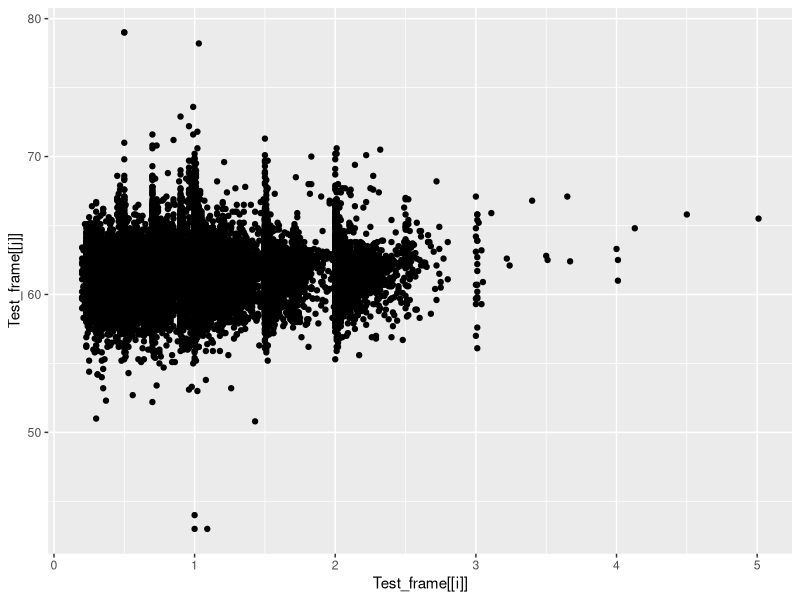
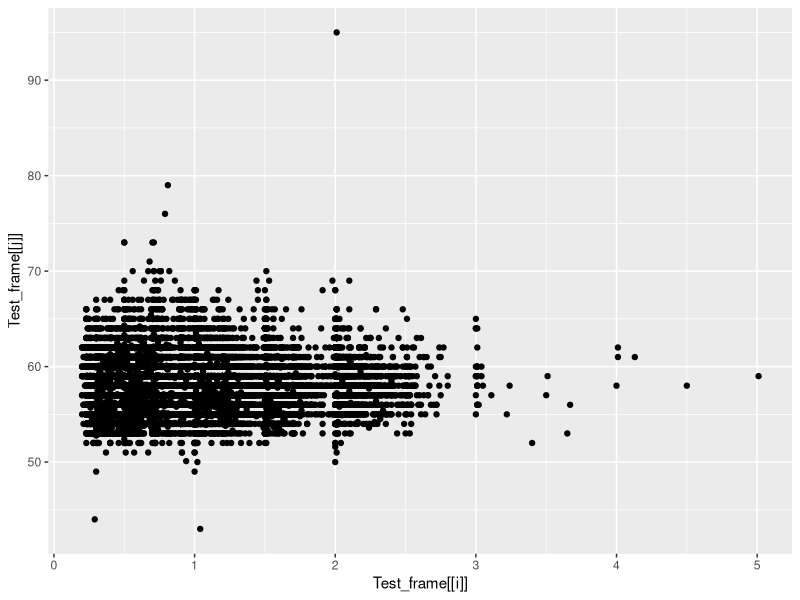
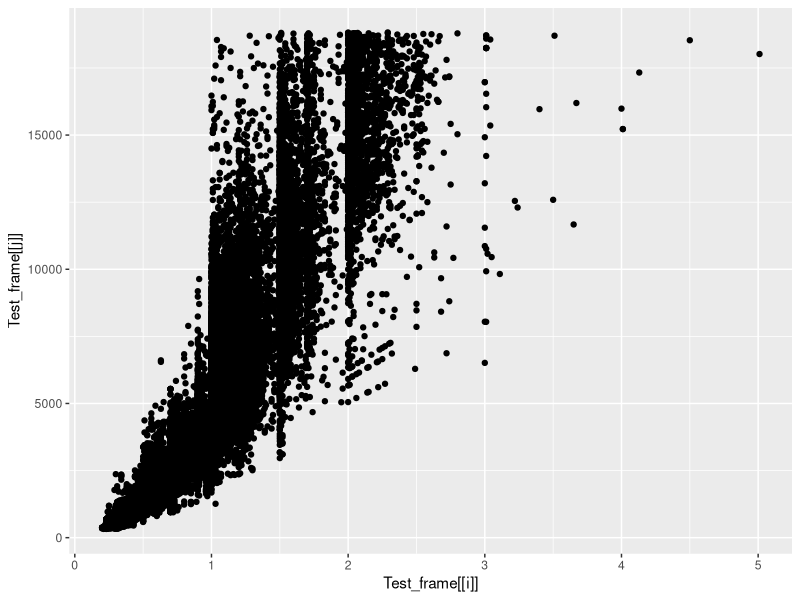
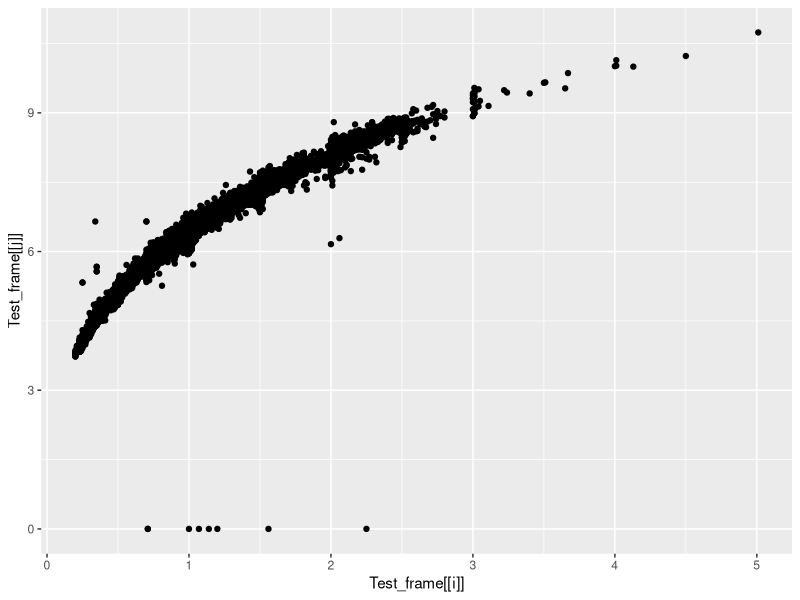
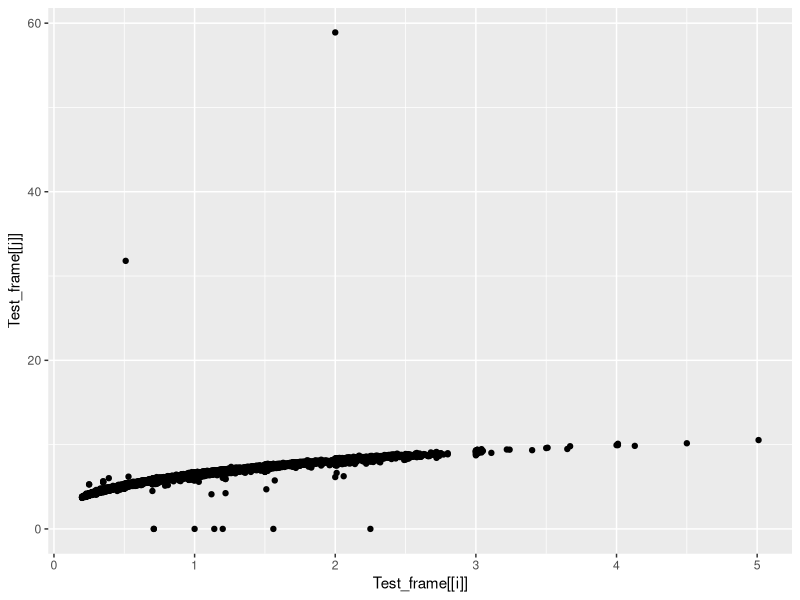
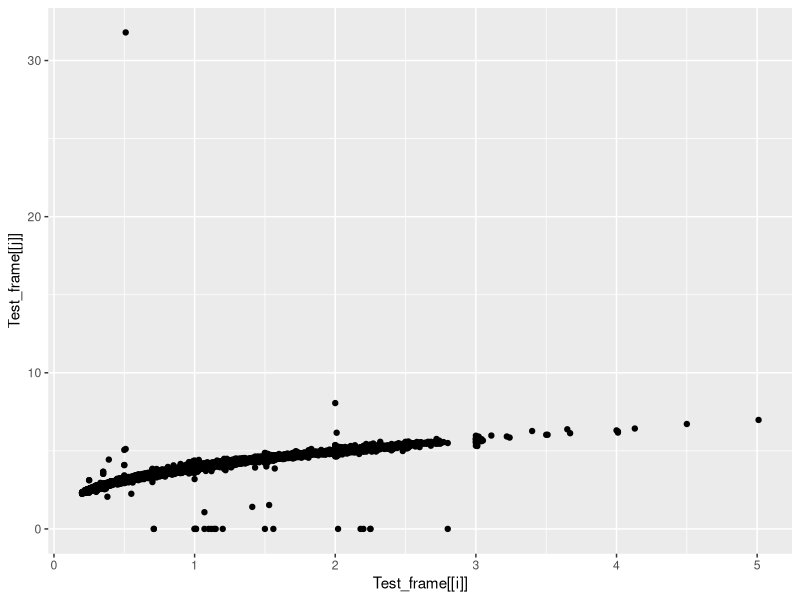
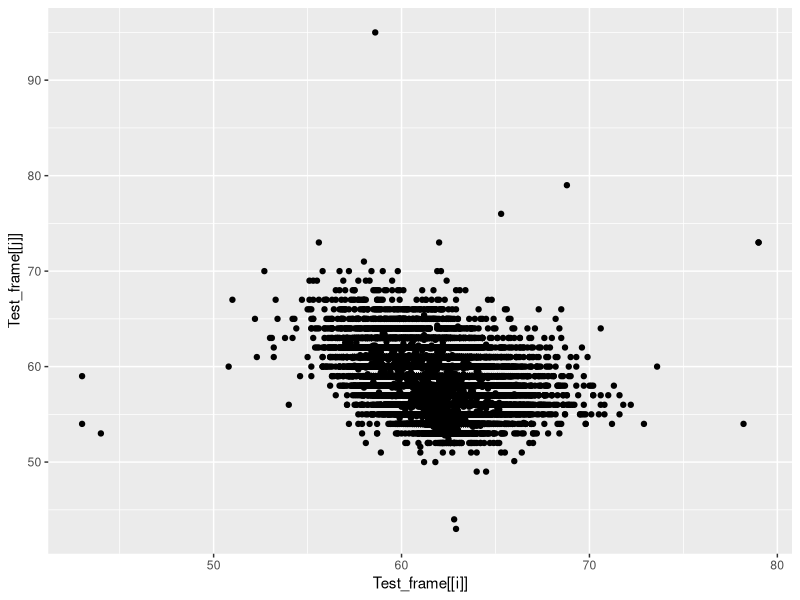
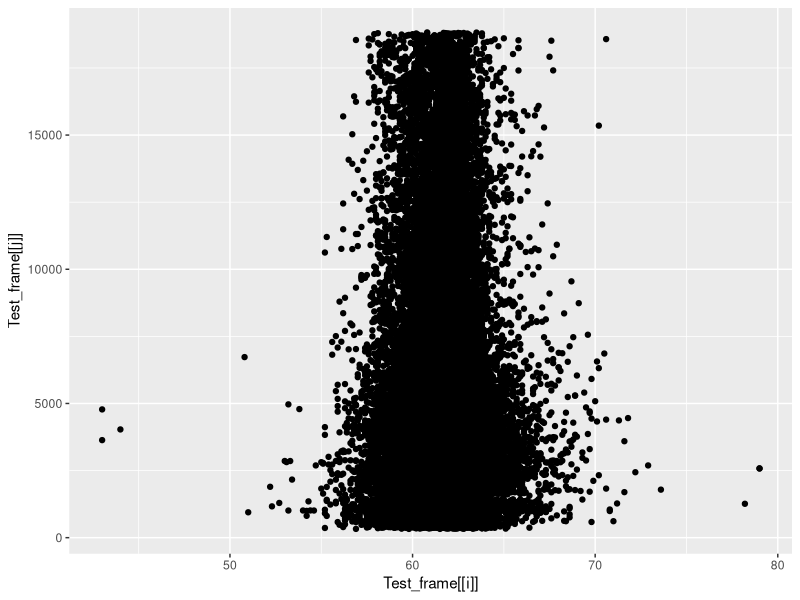

The R script that drew these images, in order:
## ---- chunk 1
require(ggplot2)
require(grid)
nums <- sapply(diamonds,is.numeric)
Test_frame <- diamonds[,nums]
for (i in 1:(length(Test_frame)-1)){
  for (j in (i+1):length(Test_frame)){
    Test_plot <- ggplot(Test_frame, aes(Test_frame[[i]],Test_frame[[j]]))
    Test_plot <- Test_plot + geom_point()
    print(Test_plot)
  }
}
## ---- chunk 2
plot(cars)
